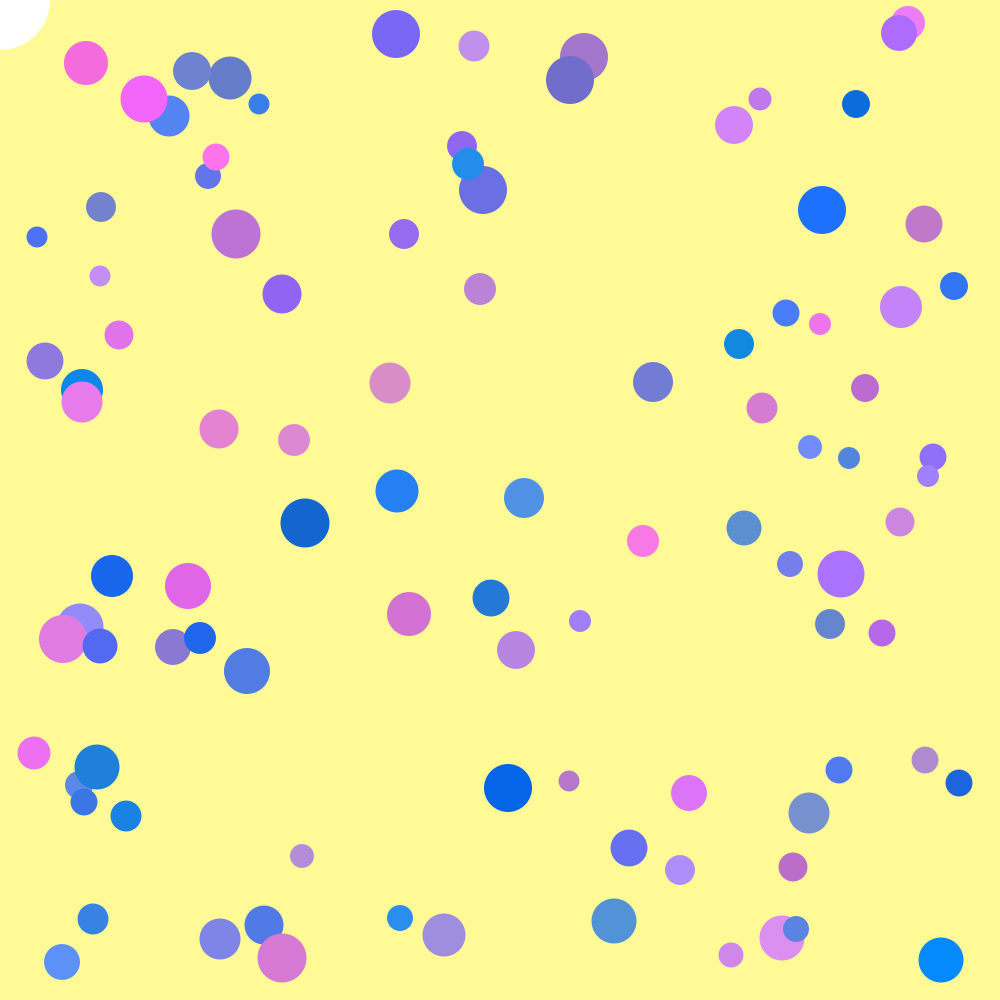
Frame 1 (no input)
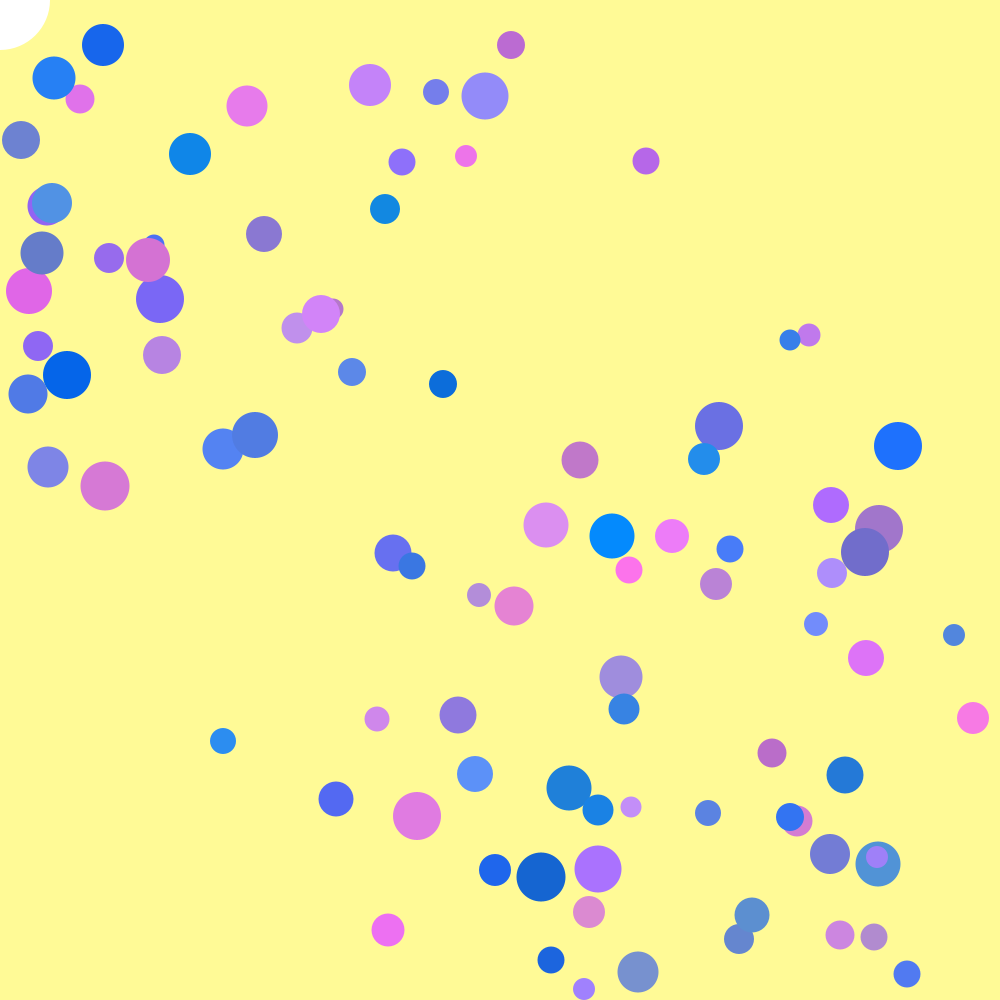
Frame 60 (the mouse pressed at the canvas centre just before this capture)
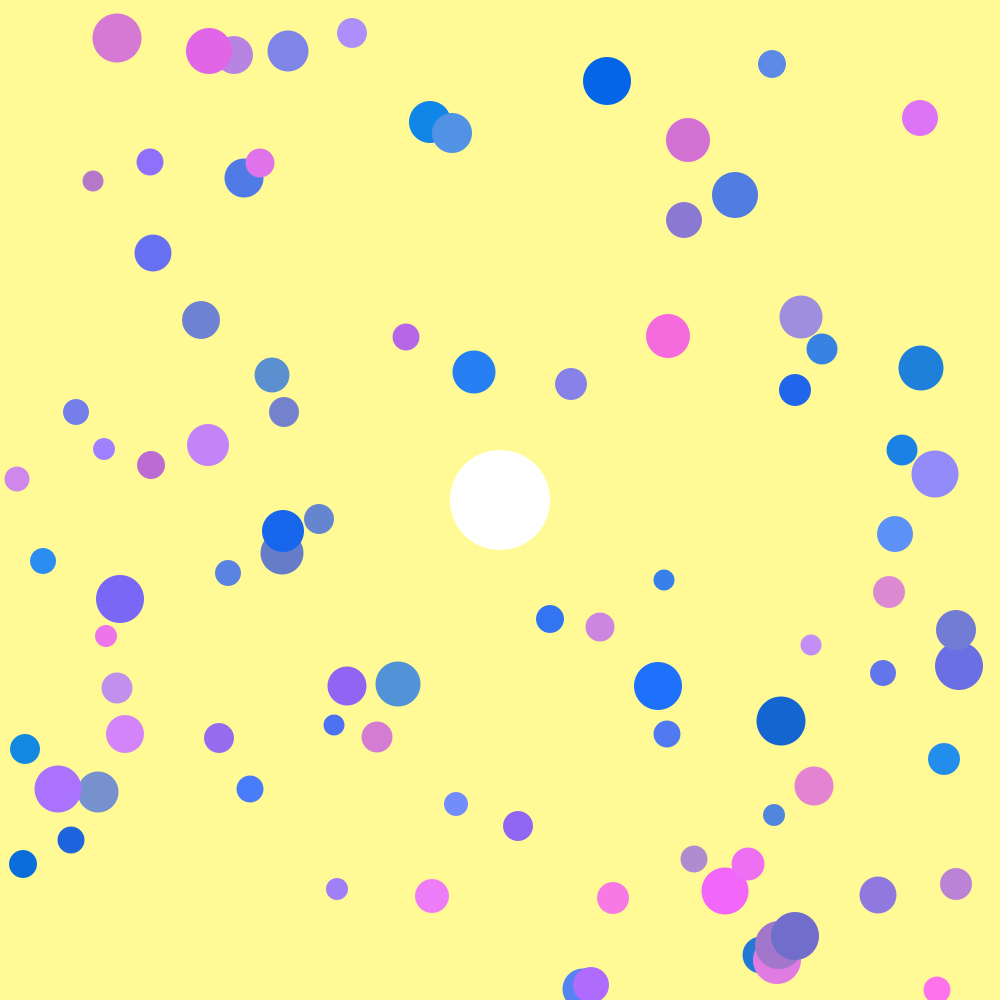
Frame 120 (the mouse held since frame 60 and released just before this capture)

The Processing sketch that drew these frames (run headless with seeded random() and noise(); from frame 60 on, the mouse is pressed at the canvas centre):

// Processing sketch: week6_manyballs
// ── week6_manyballs.pde

int ammt = 99;
int xP[] = new int [ammt];
int yP[] = new int [ammt];

int xS[] = new int [ammt];
int yS[] = new int [ammt];

int d[] = new int [ammt];

color rgb[] = new color [ammt];
float alpha[] = new float [ammt];

float line;
float size = 100;

void setup(){
 size (1000, 1000);
 for (int i = 0; i < ammt; i++){
     d[i] = int (random(20,50));
    xP[i] = int (random(0+d[i]/2,width-d[i]/2));
    yP[i] = int (random(0+d[i]/2,height-d[i]/2));
    xS[i] = int (random(3,10));
    yS[i] = int (random(3,10));
    rgb[i] = color (random(0,255), random(100,150), random(200,255));
    alpha[i] = 255;
 }
 for (int i = 0; i < ammt/2; i++){
   xS[i] = -xS[i];
   yS[i] = -yS[i];
 }
}

void draw(){
  background (255, 250, 150);
  for (int i = 0; i < ammt; i++){
    xP[i] = xP[i] + xS[i];
    yP[i] = yP[i] + yS[i];
    line = dist(mouseX, mouseY, xP[i], yP[i]);
    
    if (line-(size/2) < d[i]/2){
      alpha[i] = 0;
    }
    
    noStroke();
    fill(rgb[i], alpha[i]);
    ellipse(xP[i], yP[i], d[i],  d[i]); 
    
    if (xP[i] < d[i]/2 || xP[i] > width-d[i]/2){
      xS[i] = -xS[i];
    }
    if (yP[i] < d[i]/2 || yP[i] > height-d[i]/2){
      yS[i] = -yS[i];
    }
  } 
  fill(255);
  ellipse(mouseX, mouseY, size, size);
}

void mousePressed(){
  for (int i = 0; i < ammt; i++){
    alpha[i] = 255;
  }
}
